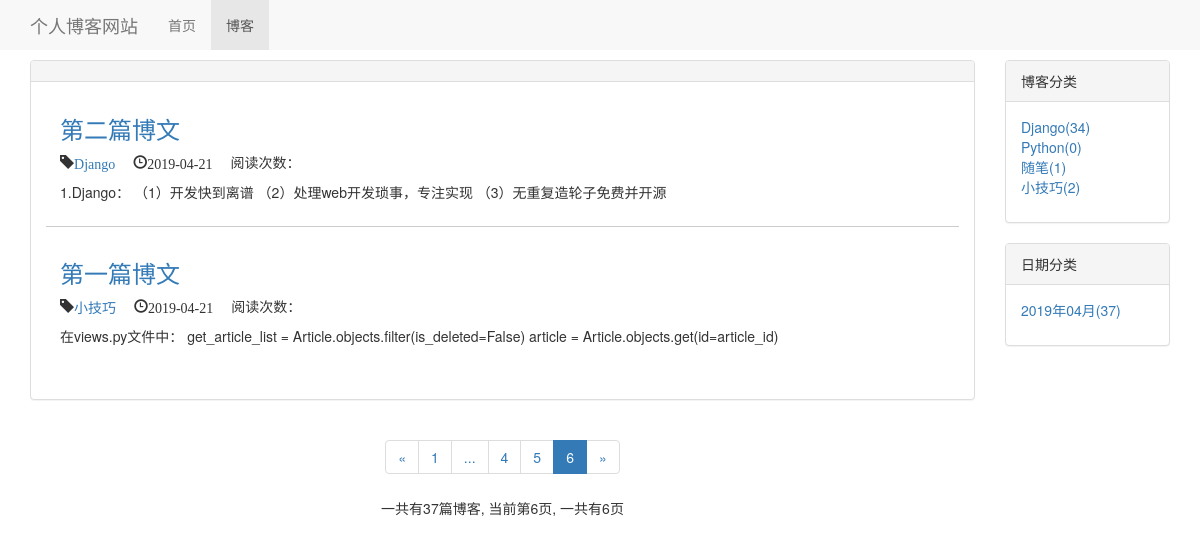
/blog/?page=6, run on an earlier commit of the app's database.
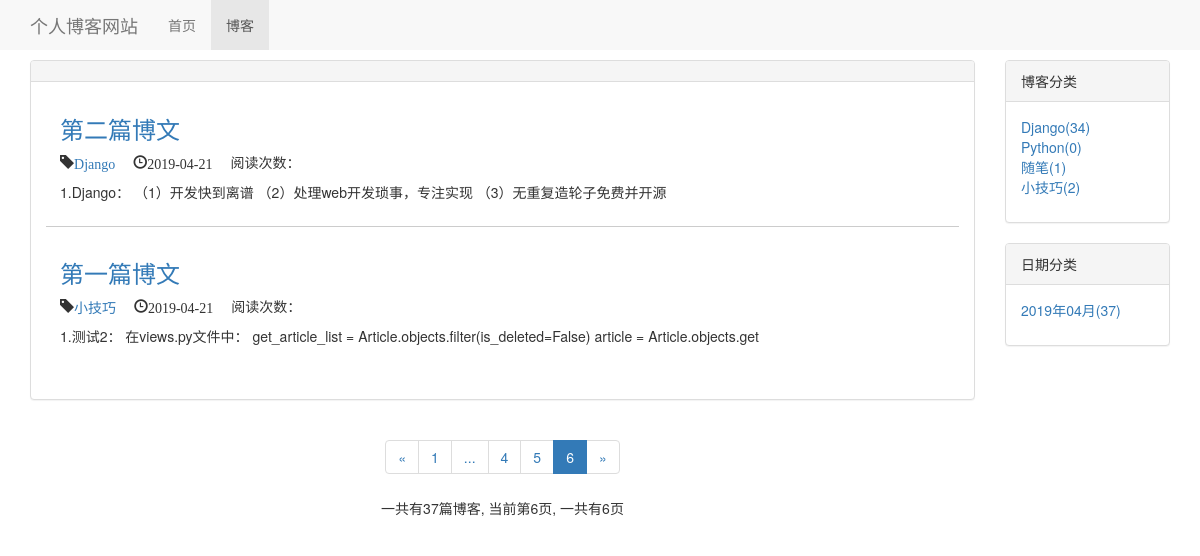
And on a later commit of the database.
### blog/models.py (models this page shows, shortened)
class Blog(models.Model):
    title = models.CharField(max_length=50)
    blog_type = models.ForeignKey(BlogType, on_delete=models.DO_NOTHING)
    content = RichTextUploadingField()
    author = models.ForeignKey(User, on_delete=models.DO_NOTHING)
    created_time = models.DateTimeField(auto_now_add=True)
    last_update_time = models.DateTimeField(auto_now=True)
    is_delete = models.BooleanField(default=False)
    def get_read_num(self):
        try:
            ct = ContentType.objects.get_for_model(self)
            readnum = ReadNum.objects.get(content_type=ct, object_id=self.pk)
            return readnum.read_num
        except exceptions.ObjectDoesNotExist:
            return 0
    class Meta:
        ordering = ['-created_time']  # 按照创建时间新到旧进行排序

class BlogType(models.Model):
    blog_type = models.CharField(max_length=15)
    def __str__(self):
        return self.blog_type

### blog/views.py (the view)
# urls.py: path('', views.Blog_list, name='blog_list'),
def Blog_list(request):
    blogs_all_list = Blog.objects.filter(is_delete=False)
    context = get_common_blog_data(request, blogs_all_list)
    return render(request, "blog/blog_list.html", context)

### blog/templates/blog/blog_list.html (shortened to what the changed rows need)
{% extends 'base.html' %}
{% load staticfiles %}
{% block header_extends %}
    <link rel="stylesheet" href="{% static 'blog.css' %}">
{% endblock %}
{% block content %}
    <div class="container">
        <div class="row">
            <div class="col-xs-12 col-sm-8 col-md-9 col-lg-10">
                <div class="panel panel-default">
                    <div class="panel-body">
                        <ul style="list-style-type: none">
                            {% for blog in page_of_blogs %}
                                <div class="blog">
                                    <h3><a href="{% url 'blog_detail' blog.pk %}">{{ blog.title }}</a></h3>
                                    <p class="blog-info">
                                        <span class="glyphicon glyphicon-tag"><a href="{% url 'blog_with_type' blog.blog_type.pk %}">{{ blog.blog_type }}</a></span>
                                        <span class="glyphicon glyphicon-time">{{ blog.created_time | date:'Y-m-d' }}</span>
                                        <span>阅读次数：{{ blog.get_read_num }}</span>
                                    </p>
                                    <p>{{ blog.content | striptags | truncatechars:120 }}</p>
                                </div>
                            {% empty %}
                                <div class="blog">
                                    <h3>--暂无博客敬请期待--</h3>
                                </div>
                            {% endfor %}
                        </ul>
                    </div>
                </div>
            </div>
        </div>
    </div>
{% endblock %}

What changed in the data, as far as the page shows it:
changed Blog "第一篇博文": content "在views.py文件中： get_article_list = Article.objects.filter(is_deleted=False) article = Article.objects.get(id=article_id)" → "1.测试2： 在views.py文件中： get_article_list = Article.objects.filter(is_deleted=False) article = Article.objects.get"
